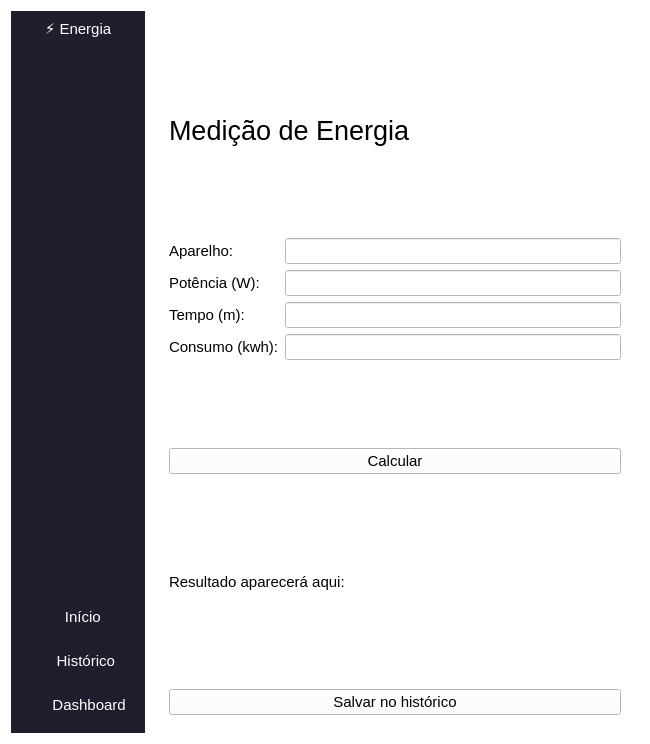
<?xml version="1.0" encoding="UTF-8"?>
<ui version="4.0">
 <class>MainWindow</class>
 <widget class="QWidget" name="MainWindow">
  <property name="geometry">
   <rect>
    <x>0</x>
    <y>0</y>
    <width>650</width>
    <height>744</height>
   </rect>
  </property>
  <property name="layoutDirection">
   <enum>Qt::LeftToRight</enum>
  </property>
  <property name="styleSheet">
   <string notr="true">background-color: white;</string>
  </property>
  <layout class="QHBoxLayout" name="layout_principal">
   <item>
    <widget class="QFrame" name="frame_lateral">
     <property name="minimumSize">
      <size>
       <width>150</width>
       <height>0</height>
      </size>
     </property>
     <property name="styleSheet">
      <string notr="true">background-color: #1e1e2f; color: white;</string>
     </property>
     <layout class="QVBoxLayout" name="layout_lateral">
      <property name="sizeConstraint">
       <enum>QLayout::SetMinimumSize</enum>
      </property>
      <item>
       <widget class="QLabel" name="label_logo">
        <property name="styleSheet">
         <string notr="true">font-size: 15px;</string>
        </property>
        <property name="text">
         <string>⚡ Energia</string>
        </property>
        <property name="alignment">
         <set>Qt::AlignCenter</set>
        </property>
       </widget>
      </item>
      <item>
       <spacer name="spacer_lateral">
        <property name="orientation">
         <enum>Qt::Vertical</enum>
        </property>
        <property name="sizeHint" stdset="0">
         <size>
          <width>0</width>
          <height>0</height>
         </size>
        </property>
       </spacer>
      </item>
      <item>
       <widget class="QPushButton" name="btn_inicio">
        <property name="cursor">
         <cursorShape>PointingHandCursor</cursorShape>
        </property>
        <property name="styleSheet">
         <string notr="true">QPushButton { padding: 10px; border: none; text-align: left; } QPushButton:hover { background-color: #2b2b45; }
QPushButton { background-color: transparent; border-radius: 5px; text-align: left; padding-left: 20px; font-size: 15px;} 
QPushButton:hover { background-color: #3e3e5e; }</string>
        </property>
        <property name="text">
         <string>      Início</string>
        </property>
        <property name="autoDefault">
         <bool>true</bool>
        </property>
        <property name="default">
         <bool>true</bool>
        </property>
       </widget>
      </item>
      <item>
       <widget class="QPushButton" name="btn_historico">
        <property name="cursor">
         <cursorShape>PointingHandCursor</cursorShape>
        </property>
        <property name="styleSheet">
         <string notr="true">QPushButton { padding: 10px; border: none; text-align: left; } QPushButton:hover { background-color: #2b2b45; }
QPushButton { background-color: transparent; border-radius: 5px; text-align: left; padding-left: 20px; font-size: 15px;} 
QPushButton:hover { background-color: #3e3e5e; }</string>
        </property>
        <property name="text">
         <string>    Histórico</string>
        </property>
        <property name="autoDefault">
         <bool>true</bool>
        </property>
        <property name="default">
         <bool>true</bool>
        </property>
       </widget>
      </item>
      <item>
       <widget class="QPushButton" name="btn_dashboard">
        <property name="cursor">
         <cursorShape>PointingHandCursor</cursorShape>
        </property>
        <property name="styleSheet">
         <string notr="true">QPushButton { padding: 10px; border: none; text-align: left; } QPushButton:hover { background-color: #2b2b45; }
QPushButton { background-color: transparent; border-radius: 5px; text-align: left; padding-left: 20px; font-size: 15px;} 
QPushButton:hover { background-color: #3e3e5e; }</string>
        </property>
        <property name="text">
         <string>   Dashboard</string>
        </property>
        <property name="autoDefault">
         <bool>true</bool>
        </property>
        <property name="default">
         <bool>true</bool>
        </property>
       </widget>
      </item>
     </layout>
    </widget>
   </item>
   <item>
    <widget class="QFrame" name="frame_conteudo">
     <property name="styleSheet">
      <string notr="true">background-color: white;</string>
     </property>
     <layout class="QVBoxLayout" name="layout_vertical_conteudo">
      <item>
       <widget class="QFrame" name="frame_manual">
        <layout class="QVBoxLayout" name="layout_manual_interno">
         <item>
          <widget class="QLabel" name="label_titulo_manual">
           <property name="styleSheet">
            <string notr="true">background-color: white; font-size: 20pt;</string>
           </property>
           <property name="text">
            <string>Medição de Energia</string>
           </property>
          </widget>
         </item>
         <item>
          <layout class="QFormLayout" name="form_manual">
           <item row="0" column="0">
            <widget class="QLabel" name="lbl_ap">
             <property name="styleSheet">
              <string notr="true">font-size: 15px;</string>
             </property>
             <property name="text">
              <string>Aparelho:</string>
             </property>
            </widget>
           </item>
           <item row="0" column="1">
            <widget class="QLineEdit" name="linha_aparelho">
             <property name="styleSheet">
              <string notr="true">font-size: 15px;</string>
             </property>
            </widget>
           </item>
           <item row="1" column="0">
            <widget class="QLabel" name="lbl_cons">
             <property name="styleSheet">
              <string notr="true">font-size: 15px;</string>
             </property>
             <property name="text">
              <string>Potência (W):</string>
             </property>
            </widget>
           </item>
           <item row="1" column="1">
            <widget class="QLineEdit" name="linha_potencia">
             <property name="styleSheet">
              <string notr="true">font-size: 15px;</string>
             </property>
            </widget>
           </item>
           <item row="2" column="0">
            <widget class="QLabel" name="lbl_temp">
             <property name="styleSheet">
              <string notr="true">font-size: 15px;</string>
             </property>
             <property name="text">
              <string>Tempo (m):</string>
             </property>
            </widget>
           </item>
           <item row="2" column="1">
            <widget class="QLineEdit" name="linha_tempo">
             <property name="styleSheet">
              <string notr="true">font-size: 15px;</string>
             </property>
            </widget>
           </item>
           <item row="3" column="1">
            <widget class="QLineEdit" name="linha_consumo_kwh">
             <property name="styleSheet">
              <string notr="true">font-size: 15px;</string>
             </property>
            </widget>
           </item>
           <item row="3" column="0">
            <widget class="QLabel" name="label">
             <property name="styleSheet">
              <string notr="true">font-size: 15px;</string>
             </property>
             <property name="text">
              <string>Consumo (kwh):</string>
             </property>
            </widget>
           </item>
          </layout>
         </item>
         <item>
          <widget class="QPushButton" name="btn_calcular">
           <property name="cursor">
            <cursorShape>PointingHandCursor</cursorShape>
           </property>
           <property name="styleSheet">
            <string notr="true">font-size: 15px;</string>
           </property>
           <property name="text">
            <string>Calcular</string>
           </property>
          </widget>
         </item>
         <item>
          <widget class="QLabel" name="label_resultado">
           <property name="styleSheet">
            <string notr="true">font-size: 15px;</string>
           </property>
           <property name="text">
            <string>Resultado aparecerá aqui:</string>
           </property>
          </widget>
         </item>
         <item>
          <widget class="QPushButton" name="btn_salvar">
           <property name="cursor">
            <cursorShape>PointingHandCursor</cursorShape>
           </property>
           <property name="styleSheet">
            <string notr="true">font-size: 15px;</string>
           </property>
           <property name="text">
            <string>Salvar no histórico</string>
           </property>
          </widget>
         </item>
        </layout>
       </widget>
      </item>
     </layout>
    </widget>
   </item>
  </layout>
 </widget>
 <tabstops>
  <tabstop>btn_inicio</tabstop>
  <tabstop>btn_historico</tabstop>
  <tabstop>btn_dashboard</tabstop>
  <tabstop>linha_aparelho</tabstop>
  <tabstop>linha_potencia</tabstop>
  <tabstop>linha_tempo</tabstop>
  <tabstop>btn_calcular</tabstop>
  <tabstop>btn_salvar</tabstop>
 </tabstops>
 <resources/>
 <connections/>
</ui>
